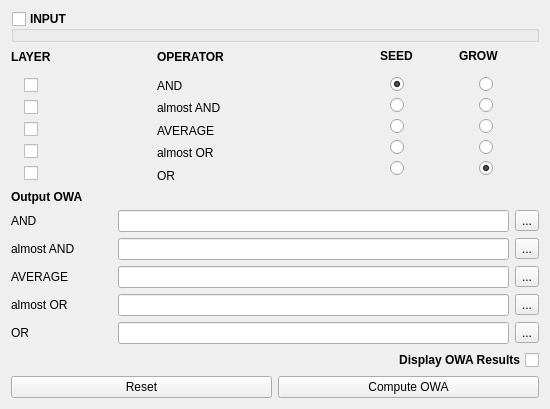
     <widget class="QWidget" name="tab_4">
      <attribute name="title">
       <string>OWA</string>
      </attribute>
      <layout class="QVBoxLayout" name="verticalLayout_3">
       <item>
        <widget class="QGroupBox" name="groupBox_InputOWA">
         <property name="font">
          <font>
           <pointsize>9</pointsize>
           <weight>75</weight>
           <bold>true</bold>
          </font>
         </property>
         <property name="title">
          <string>INPUT</string>
         </property>
         <property name="checkable">
          <bool>true</bool>
         </property>
         <property name="checked">
          <bool>false</bool>
         </property>
         <widget class="QWidget" name="layoutWidget">
          <property name="geometry">
           <rect>
            <x>20</x>
            <y>30</y>
            <width>481</width>
            <height>28</height>
           </rect>
          </property>
          <layout class="QHBoxLayout" name="horizontalLayout">
           <item>
            <widget class="QLabel" name="label_38">
             <property name="font">
              <font>
               <pointsize>8</pointsize>
               <weight>75</weight>
               <bold>true</bold>
              </font>
             </property>
             <property name="text">
              <string>Membership Degree:</string>
             </property>
            </widget>
           </item>
           <item>
            <widget class="QgsMapLayerComboBox" name="mMapLayerComboBox_OWA_MD"/>
           </item>
          </layout>
         </widget>
        </widget>
       </item>
       <item>
        <layout class="QGridLayout" name="gridLayout_10">
         <item row="0" column="3">
          <spacer name="horizontalSpacer_24">
           <property name="orientation">
            <enum>Qt::Horizontal</enum>
           </property>
           <property name="sizeType">
            <enum>QSizePolicy::Fixed</enum>
           </property>
           <property name="sizeHint" stdset="0">
            <size>
             <width>150</width>
             <height>17</height>
            </size>
           </property>
          </spacer>
         </item>
         <item row="0" column="6">
          <widget class="QLabel" name="label_7">
           <property name="sizePolicy">
            <sizepolicy hsizetype="Fixed" vsizetype="Fixed">
             <horstretch>0</horstretch>
             <verstretch>0</verstretch>
            </sizepolicy>
           </property>
           <property name="font">
            <font>
             <pointsize>9</pointsize>
             <weight>75</weight>
             <bold>true</bold>
            </font>
           </property>
           <property name="text">
            <string>GROW</string>
           </property>
          </widget>
         </item>
         <item row="2" column="2">
          <layout class="QGridLayout" name="gridLayout_16">
           <item row="0" column="0">
            <widget class="QLabel" name="label">
             <property name="text">
              <string>AND</string>
             </property>
            </widget>
           </item>
           <item row="1" column="0">
            <widget class="QLabel" name="label_3">
             <property name="text">
              <string>almost AND</string>
             </property>
            </widget>
           </item>
           <item row="2" column="0">
            <widget class="QLabel" name="label_6">
             <property name="text">
              <string>AVERAGE</string>
             </property>
            </widget>
           </item>
           <item row="3" column="0">
            <widget class="QLabel" name="label_4">
             <property name="text">
              <string>almost OR</string>
             </property>
            </widget>
           </item>
           <item row="4" column="0">
            <widget class="QLabel" name="label_2">
             <property name="text">
              <string>OR</string>
             </property>
            </widget>
           </item>
          </layout>
         </item>
         <item row="2" column="7">
          <spacer name="horizontalSpacer_96">
           <property name="orientation">
            <enum>Qt::Horizontal</enum>
           </property>
           <property name="sizeType">
            <enum>QSizePolicy::Expanding</enum>
           </property>
           <property name="sizeHint" stdset="0">
            <size>
             <width>13</width>
             <height>20</height>
            </size>
           </property>
          </spacer>
         </item>
         <item row="0" column="2">
          <widget class="QLabel" name="label_9">
           <property name="font">
            <font>
             <pointsize>9</pointsize>
             <weight>75</weight>
             <bold>true</bold>
            </font>
           </property>
           <property name="text">
            <string>OPERATOR</string>
           </property>
          </widget>
         </item>
         <item row="2" column="0">
          <layout class="QGridLayout" name="gridLayout_13">
           <item row="2" column="0">
            <widget class="QCheckBox" name="checkBox_OWA_AVERAGE">
             <property name="text">
              <string/>
             </property>
            </widget>
           </item>
           <item row="0" column="0">
            <widget class="QCheckBox" name="checkBox_OWA_AND">
             <property name="text">
              <string/>
             </property>
             <property name="autoRepeat">
              <bool>false</bool>
             </property>
             <property name="tristate">
              <bool>false</bool>
             </property>
            </widget>
           </item>
           <item row="3" column="0">
            <widget class="QCheckBox" name="checkBox_OWA_almostOR">
             <property name="text">
              <string/>
             </property>
            </widget>
           </item>
           <item row="1" column="0">
            <widget class="QCheckBox" name="checkBox_OWA_almostAND">
             <property name="sizePolicy">
              <sizepolicy hsizetype="Fixed" vsizetype="Fixed">
               <horstretch>0</horstretch>
               <verstretch>0</verstretch>
              </sizepolicy>
             </property>
             <property name="text">
              <string/>
             </property>
            </widget>
           </item>
           <item row="4" column="0">
            <widget class="QCheckBox" name="checkBox_OWA_OR">
             <property name="text">
              <string/>
             </property>
            </widget>
           </item>
          </layout>
         </item>
         <item row="0" column="5" rowspan="2">
          <spacer name="horizontalSpacer_17">
           <property name="orientation">
            <enum>Qt::Horizontal</enum>
           </property>
           <property name="sizeType">
            <enum>QSizePolicy::Fixed</enum>
           </property>
           <property name="sizeHint" stdset="0">
            <size>
             <width>40</width>
             <height>20</height>
            </size>
           </property>
          </spacer>
         </item>
         <item row="2" column="1">
          <spacer name="horizontalSpacer_94">
           <property name="orientation">
            <enum>Qt::Horizontal</enum>
           </property>
           <property name="sizeType">
            <enum>QSizePolicy::Fixed</enum>
           </property>
           <property name="sizeHint" stdset="0">
            <size>
             <width>100</width>
             <height>20</height>
            </size>
           </property>
          </spacer>
         </item>
         <item row="0" column="7" rowspan="2">
          <spacer name="horizontalSpacer_97">
           <property name="orientation">
            <enum>Qt::Horizontal</enum>
           </property>
           <property name="sizeType">
            <enum>QSizePolicy::Expanding</enum>
           </property>
           <property name="sizeHint" stdset="0">
            <size>
             <width>40</width>
             <height>20</height>
            </size>
           </property>
          </spacer>
         </item>
         <item row="2" column="4">
          <widget class="QFrame" name="frame">
           <property name="frameShape">
            <enum>QFrame::NoFrame</enum>
           </property>
           <property name="frameShadow">
            <enum>QFrame::Raised</enum>
           </property>
           <widget class="QWidget" name="layoutWidget">
            <property name="geometry">
             <rect>
              <x>10</x>
              <y>0</y>
              <width>18</width>
              <height>110</height>
             </rect>
            </property>
            <layout class="QGridLayout" name="gridLayout_8">
             <property name="sizeConstraint">
              <enum>QLayout::SetFixedSize</enum>
             </property>
             <item row="0" column="0">
              <widget class="QRadioButton" name="radioButton_OWA_S_AND">
               <property name="sizePolicy">
                <sizepolicy hsizetype="Fixed" vsizetype="Fixed">
                 <horstretch>0</horstretch>
                 <verstretch>0</verstretch>
                </sizepolicy>
               </property>
               <property name="text">
                <string/>
               </property>
               <property name="checked">
                <bool>true</bool>
               </property>
              </widget>
             </item>
             <item row="1" column="0">
              <widget class="QRadioButton" name="radioButton_OWA_S_almostAND">
               <property name="sizePolicy">
                <sizepolicy hsizetype="Fixed" vsizetype="Fixed">
                 <horstretch>0</horstretch>
                 <verstretch>0</verstretch>
                </sizepolicy>
               </property>
               <property name="text">
                <string/>
               </property>
              </widget>
             </item>
             <item row="2" column="0">
              <widget class="QRadioButton" name="radioButton_OWA_S_AVERAGE">
               <property name="sizePolicy">
                <sizepolicy hsizetype="Fixed" vsizetype="Fixed">
                 <horstretch>0</horstretch>
                 <verstretch>0</verstretch>
                </sizepolicy>
               </property>
               <property name="text">
                <string/>
               </property>
              </widget>
             </item>
             <item row="3" column="0">
              <widget class="QRadioButton" name="radioButton_OWA_S_almostOR">
               <property name="sizePolicy">
                <sizepolicy hsizetype="Fixed" vsizetype="Fixed">
                 <horstretch>0</horstretch>
                 <verstretch>0</verstretch>
                </sizepolicy>
               </property>
               <property name="text">
                <string/>
               </property>
              </widget>
             </item>
             <item row="4" column="0">
              <widget class="QRadioButton" name="radioButton_OWA_S_OR">
               <property name="sizePolicy">
                <sizepolicy hsizetype="Fixed" vsizetype="Fixed">
                 <horstretch>0</horstretch>
                 <verstretch>0</verstretch>
                </sizepolicy>
               </property>
               <property name="text">
                <string/>
               </property>
              </widget>
             </item>
            </layout>
           </widget>
          </widget>
         </item>
         <item row="0" column="1" rowspan="2">
          <spacer name="horizontalSpacer_23">
           <property name="orientation">
            <enum>Qt::Horizontal</enum>
           </property>
           <property name="sizeType">
            <enum>QSizePolicy::Fixed</enum>
           </property>
           <property name="sizeHint" stdset="0">
            <size>
             <width>100</width>
             <height>20</height>
            </size>
           </property>
          </spacer>
         </item>
         <item row="0" column="0">
          <widget class="QLabel" name="label_8">
           <property name="font">
            <font>
             <pointsize>9</pointsize>
             <weight>75</weight>
             <bold>true</bold>
            </font>
           </property>
           <property name="text">
            <string>LAYER</string>
           </property>
          </widget>
         </item>
         <item row="0" column="4">
          <widget class="QLabel" name="label_14">
           <property name="sizePolicy">
            <sizepolicy hsizetype="Fixed" vsizetype="Fixed">
             <horstretch>0</horstretch>
             <verstretch>0</verstretch>
            </sizepolicy>
           </property>
           <property name="font">
            <font>
             <pointsize>9</pointsize>
             <weight>75</weight>
             <bold>true</bold>
            </font>
           </property>
           <property name="text">
            <string>SEED</string>
           </property>
          </widget>
         </item>
         <item row="2" column="3">
          <spacer name="horizontalSpacer_95">
           <property name="orientation">
            <enum>Qt::Horizontal</enum>
           </property>
           <property name="sizeType">
            <enum>QSizePolicy::Fixed</enum>
           </property>
           <property name="sizeHint" stdset="0">
            <size>
             <width>150</width>
             <height>107</height>
            </size>
           </property>
          </spacer>
         </item>
         <item row="2" column="5">
          <spacer name="horizontalSpacer_18">
           <property name="orientation">
            <enum>Qt::Horizontal</enum>
           </property>
           <property name="sizeType">
            <enum>QSizePolicy::Fixed</enum>
           </property>
           <property name="sizeHint" stdset="0">
            <size>
             <width>40</width>
             <height>20</height>
            </size>
           </property>
          </spacer>
         </item>
         <item row="2" column="6">
          <widget class="QFrame" name="frame_2">
           <property name="sizePolicy">
            <sizepolicy hsizetype="Minimum" vsizetype="Preferred">
             <horstretch>0</horstretch>
             <verstretch>0</verstretch>
            </sizepolicy>
           </property>
           <property name="frameShape">
            <enum>QFrame::NoFrame</enum>
           </property>
           <property name="frameShadow">
            <enum>QFrame::Raised</enum>
           </property>
           <widget class="QWidget" name="layoutWidget">
            <property name="geometry">
             <rect>
              <x>20</x>
              <y>0</y>
              <width>18</width>
              <height>110</height>
             </rect>
            </property>
            <layout class="QGridLayout" name="gridLayout_9">
             <property name="sizeConstraint">
              <enum>QLayout::SetFixedSize</enum>
             </property>
             <item row="3" column="0">
              <widget class="QRadioButton" name="radioButton_OWA_G_almostOR">
               <property name="sizePolicy">
                <sizepolicy hsizetype="Fixed" vsizetype="Fixed">
                 <horstretch>0</horstretch>
                 <verstretch>0</verstretch>
                </sizepolicy>
               </property>
               <property name="text">
                <string/>
               </property>
              </widget>
             </item>
             <item row="2" column="0">
              <widget class="QRadioButton" name="radioButton_OWA_G_AVERAGE">
               <property name="sizePolicy">
                <sizepolicy hsizetype="Fixed" vsizetype="Fixed">
                 <horstretch>0</horstretch>
                 <verstretch>0</verstretch>
                </sizepolicy>
               </property>
               <property name="text">
                <string/>
               </property>
              </widget>
             </item>
             <item row="4" column="0">
              <widget class="QRadioButton" name="radioButton_OWA_G_OR">
               <property name="sizePolicy">
                <sizepolicy hsizetype="Fixed" vsizetype="Fixed">
                 <horstretch>0</horstretch>
                 <verstretch>0</verstretch>
                </sizepolicy>
               </property>
               <property name="text">
                <string/>
               </property>
               <property name="checked">
                <bool>true</bool>
               </property>
              </widget>
             </item>
             <item row="1" column="0">
              <widget class="QRadioButton" name="radioButton_OWA_G_almostAND">
               <property name="sizePolicy">
                <sizepolicy hsizetype="Fixed" vsizetype="Fixed">
                 <horstretch>0</horstretch>
                 <verstretch>0</verstretch>
                </sizepolicy>
               </property>
               <property name="text">
                <string/>
               </property>
              </widget>
             </item>
             <item row="0" column="0">
              <widget class="QRadioButton" name="radioButton_OWA_G_AND">
               <property name="sizePolicy">
                <sizepolicy hsizetype="Fixed" vsizetype="Fixed">
                 <horstretch>0</horstretch>
                 <verstretch>0</verstretch>
                </sizepolicy>
               </property>
               <property name="text">
                <string/>
               </property>
              </widget>
             </item>
            </layout>
           </widget>
          </widget>
         </item>
        </layout>
       </item>
       <item>
        <widget class="QLabel" name="label_16">
         <property name="font">
          <font>
           <pointsize>9</pointsize>
           <weight>75</weight>
           <bold>true</bold>
          </font>
         </property>
         <property name="text">
          <string>Output OWA</string>
         </property>
        </widget>
       </item>
       <item>
        <layout class="QGridLayout" name="gridLayout_12">
         <item row="1" column="0" colspan="3">
          <widget class="QLabel" name="label_32">
           <property name="sizePolicy">
            <sizepolicy hsizetype="Minimum" vsizetype="Minimum">
             <horstretch>0</horstretch>
             <verstretch>0</verstretch>
            </sizepolicy>
           </property>
           <property name="text">
            <string>almost AND</string>
           </property>
          </widget>
         </item>
         <item row="1" column="5">
          <widget class="QToolButton" name="toolButton_OWA_almostAND">
           <property name="text">
            <string>...</string>
           </property>
          </widget>
         </item>
         <item row="0" column="1" colspan="3">
          <spacer name="horizontalSpacer_12">
           <property name="orientation">
            <enum>Qt::Horizontal</enum>
           </property>
           <property name="sizeType">
            <enum>QSizePolicy::Fixed</enum>
           </property>
           <property name="sizeHint" stdset="0">
            <size>
             <width>50</width>
             <height>20</height>
            </size>
           </property>
          </spacer>
         </item>
         <item row="4" column="1" colspan="3">
          <spacer name="horizontalSpacer_15">
           <property name="orientation">
            <enum>Qt::Horizontal</enum>
           </property>
           <property name="sizeType">
            <enum>QSizePolicy::Fixed</enum>
           </property>
           <property name="sizeHint" stdset="0">
            <size>
             <width>58</width>
             <height>20</height>
            </size>
           </property>
          </spacer>
         </item>
         <item row="4" column="0">
          <widget class="QLabel" name="label_34">
           <property name="text">
            <string>OR</string>
           </property>
          </widget>
         </item>
         <item row="2" column="2" colspan="2">
          <spacer name="horizontalSpacer_13">
           <property name="orientation">
            <enum>Qt::Horizontal</enum>
           </property>
           <property name="sizeType">
            <enum>QSizePolicy::Fixed</enum>
           </property>
           <property name="sizeHint" stdset="0">
            <size>
             <width>20</width>
             <height>20</height>
            </size>
           </property>
          </spacer>
         </item>
         <item row="0" column="5">
          <widget class="QToolButton" name="toolButton_OWA_AND">
           <property name="text">
            <string>...</string>
           </property>
          </widget>
         </item>
         <item row="0" column="4">
          <widget class="QLineEdit" name="lineEdit_OWA_AND">
           <property name="sizePolicy">
            <sizepolicy hsizetype="Expanding" vsizetype="Minimum">
             <horstretch>0</horstretch>
             <verstretch>0</verstretch>
            </sizepolicy>
           </property>
          </widget>
         </item>
         <item row="2" column="5">
          <widget class="QToolButton" name="toolButton_OWA_AVERAGE">
           <property name="text">
            <string>...</string>
           </property>
          </widget>
         </item>
         <item row="3" column="4">
          <widget class="QLineEdit" name="lineEdit_OWA_almostOR">
           <property name="sizePolicy">
            <sizepolicy hsizetype="Expanding" vsizetype="Minimum">
             <horstretch>0</horstretch>
             <verstretch>0</verstretch>
            </sizepolicy>
           </property>
          </widget>
         </item>
         <item row="4" column="5">
          <widget class="QToolButton" name="toolButton_OWA_OR">
           <property name="text">
            <string>...</string>
           </property>
          </widget>
         </item>
         <item row="3" column="5">
          <widget class="QToolButton" name="toolButton_OWA_almostOR">
           <property name="text">
            <string>...</string>
           </property>
          </widget>
         </item>
         <item row="2" column="0" colspan="2">
          <widget class="QLabel" name="label_33">
           <property name="text">
            <string>AVERAGE</string>
           </property>
          </widget>
         </item>
         <item row="0" column="0">
          <widget class="QLabel" name="label_17">
           <property name="text">
            <string>AND</string>
           </property>
          </widget>
         </item>
         <item row="2" column="4">
          <widget class="QLineEdit" name="lineEdit_OWA_AVERAGE">
           <property name="sizePolicy">
            <sizepolicy hsizetype="Expanding" vsizetype="Minimum">
             <horstretch>0</horstretch>
             <verstretch>0</verstretch>
            </sizepolicy>
           </property>
          </widget>
         </item>
         <item row="1" column="4">
          <widget class="QLineEdit" name="lineEdit_OWA_almostAND">
           <property name="sizePolicy">
            <sizepolicy hsizetype="Expanding" vsizetype="Minimum">
             <horstretch>0</horstretch>
             <verstretch>0</verstretch>
            </sizepolicy>
           </property>
          </widget>
         </item>
         <item row="1" column="3">
          <spacer name="horizontalSpacer_11">
           <property name="orientation">
            <enum>Qt::Horizontal</enum>
           </property>
           <property name="sizeType">
            <enum>QSizePolicy::Fixed</enum>
           </property>
           <property name="sizeHint" stdset="0">
            <size>
             <width>13</width>
             <height>16</height>
            </size>
           </property>
          </spacer>
         </item>
         <item row="3" column="0" colspan="2">
          <widget class="QLabel" name="label_35">
           <property name="text">
            <string>almost OR</string>
           </property>
          </widget>
         </item>
         <item row="4" column="4">
          <widget class="QLineEdit" name="lineEdit_OWA_OR">
           <property name="sizePolicy">
            <sizepolicy hsizetype="Expanding" vsizetype="Minimum">
             <horstretch>0</horstretch>
             <verstretch>0</verstretch>
            </sizepolicy>
           </property>
          </widget>
         </item>
         <item row="3" column="3">
          <spacer name="horizontalSpacer_14">
           <property name="orientation">
            <enum>Qt::Horizontal</enum>
           </property>
           <property name="sizeType">
            <enum>QSizePolicy::Fixed</enum>
           </property>
           <property name="sizeHint" stdset="0">
            <size>
             <width>13</width>
             <height>16</height>
            </size>
           </property>
          </spacer>
         </item>
        </layout>
       </item>
       <item>
        <widget class="QCheckBox" name="checkBox_OWA_display">
         <property name="font">
          <font>
           <weight>75</weight>
           <bold>true</bold>
          </font>
         </property>
         <property name="layoutDirection">
          <enum>Qt::RightToLeft</enum>
         </property>
         <property name="text">
          <string>Display OWA Results</string>
         </property>
         <property name="tristate">
          <bool>false</bool>
         </property>
        </widget>
       </item>
       <item>
        <layout class="QHBoxLayout" name="horizontalLayout_4">
         <item>
          <widget class="QPushButton" name="pushButton_OWA_reset">
           <property name="text">
            <string>Reset</string>
           </property>
          </widget>
         </item>
         <item>
          <widget class="QPushButton" name="pushButton_OWA_run">
           <property name="text">
            <string>Compute OWA</string>
           </property>
           <property name="autoDefault">
            <bool>true</bool>
           </property>
           <property name="default">
            <bool>false</bool>
           </property>
           <property name="flat">
            <bool>false</bool>
           </property>
          </widget>
         </item>
        </layout>
       </item>
      </layout>
     </widget>
